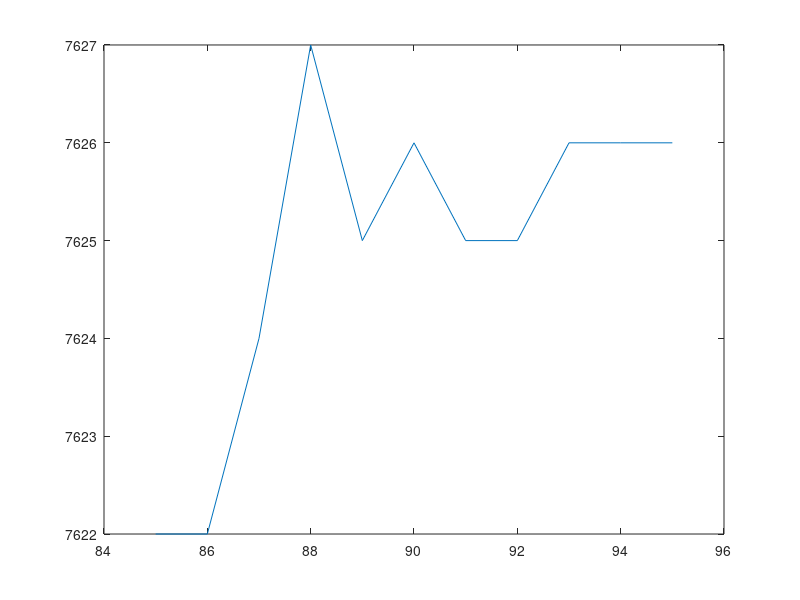

Write MATLAB code to recreate this figure. (Note: this script raises an error after producing the figure.)
x=[   85   86   87   88   89   90   91   92   93   94   95];
y=[  7622   7622   7624   7627   7625   7626   7625   7625   7626   7626   7626];
%y=rand(size(x));

plot(x, y); hold on;
[a, b] = leasqr_line(x, y, 0, 4);
plot(x,a*x+b);
i = 4;
[a, b] = leasqr_line(x, y, 1, i)
plot(x,a*x+b); 
hold off;

pause
